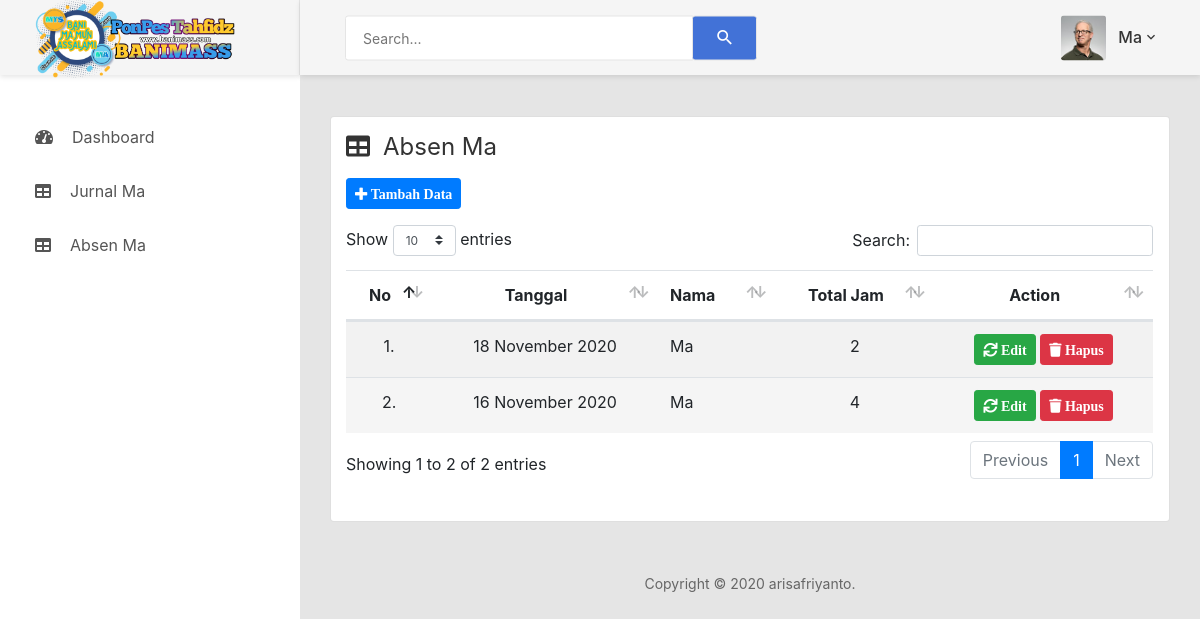
The app's page /page/guru_ma/index.php?page=absen_ma (signed in) with its own data.
### tables this page shows
CREATE TABLE `data_guru` (
  `id` int(11) NOT NULL,
  `nama` varchar(255) NOT NULL,
  `nomor_pegawai` varchar(255) NOT NULL,
  `username` varchar(255) NOT NULL,
  `password` varchar(255) NOT NULL,
  `jabatan` varchar(255) NOT NULL,
  `tunjab` varchar(255) NOT NULL,
  `foto` varchar(255) NOT NULL,
  `guru_ma` varchar(255) NOT NULL,
  `guru_mts` varchar(255) NOT NULL
);

CREATE TABLE `absen_ma` (
  `id_absen` int(200) NOT NULL,
  `tanggal` date NOT NULL,
  `id` int(200) NOT NULL,
  `nama` varchar(255) NOT NULL,
  `jabatan` varchar(255) NOT NULL,
  `tunjab` varchar(255) NOT NULL,
  `total_jam` varchar(255) NOT NULL,
  `jam_1` varchar(255) NOT NULL,
  `jam_2` varchar(255) NOT NULL,
  `jam_3` varchar(255) NOT NULL,
  `jam_4` varchar(255) NOT NULL,
  `jam_5` varchar(255) NOT NULL,
  `jam_6` varchar(255) NOT NULL,
  `jam_7` varchar(255) NOT NULL,
  `jam_8` varchar(255) NOT NULL,
  `guru_ma` varchar(255) NOT NULL
);

### page/guru_ma/index.php (the view, shortened to what this page needs)
<?php
require "../../functions.php";
$id = $_SESSION['id'];
@$sql = mysqli_query($conn, "select * from data_guru where id='$id'");
$data = mysqli_fetch_assoc($sql);
?>
<!DOCTYPE html>
<html lang="en">
<head>
    <link href="../../assets/css/font-face.css" rel="stylesheet" media="all">
    <link href="../../assets/vendor/font-awesome-4.7/css/font-awesome.min.css" rel="stylesheet" media="all">
    <link href="../../assets/vendor/font-awesome-5/css/fontawesome-all.min.css" rel="stylesheet" media="all">
    <link href="../../assets/vendor/mdi-font/css/material-design-iconic-font.min.css" rel="stylesheet" media="all">
    <link href="../../assets/vendor/bootstrap-4.1/bootstrap.min.css" rel="stylesheet" media="all">
    <link href="../../assets/vendor/animsition/animsition.min.css" rel="stylesheet" media="all">
    <link href="../../assets/vendor/bootstrap-progressbar/bootstrap-progressbar-3.3.4.min.css" rel="stylesheet" media="all">
    <link href="../../assets/vendor/wow/animate.css" rel="stylesheet" media="all">
    <link href="../../assets/vendor/css-hamburgers/hamburgers.min.css" rel="stylesheet" media="all">
    <link href="../../assets/vendor/slick/slick.css" rel="stylesheet" media="all">
    <link href="../../assets/vendor/select2/select2.min.css" rel="stylesheet" media="all">
    <link href="../../assets/vendor/perfect-scrollbar/perfect-scrollbar.css" rel="stylesheet" media="all">
    <link href="../../assets/css/theme.css" rel="stylesheet" media="all">
    <link rel="stylesheet" type="text/css" href="../../assets/DataTables/datatables.min.css" />
</head>
<body class="animsition">
    <div class="page-wrapper">
        <aside class="menu-sidebar d-none d-lg-block">
            <div class="logo">
                <a href="index.html">
                    <img src="../../assets/images/logobmap.png" width="200px" alt="banimass" />
                </a>
            </div>
            <div class="menu-sidebar__content js-scrollbar1">
                <nav class="navbar-sidebar">
                    <ul class="list-unstyled navbar__list">
                        <li>
                            <a href="index.php">
                                <i class="fas fa-tachometer-alt"></i>Dashboard</a>
                        </li>
                        <li>
                            <a href="?page=jurnal_ma">
                                <i class="fas fa-table"></i>Jurnal Ma</a>
                        </li>
                        <li>
                            <a href="?page=absen_ma">
                                <i class="fas fa-table"></i>Absen Ma</a>
                        </li>
                    </ul>
                </nav>
            </div>
        </aside>
        <div class="page-container">
            <header class="header-desktop">
                <div class="section__content section__content--p30">
                    <div class="container-fluid">
                        <div class="header-wrap">
                            <form class="form-header" action="" method="POST">
                                <input class="au-input au-input--xl" type="text" name="search" placeholder="Search..." />
                                <button class="au-btn--submit" type="submit">
                                    <i class="zmdi zmdi-search"></i>
                                </button>
                            </form>
                            <div class="header-button">
                                <div class="account-wrap">
                                    <div class="account-item clearfix js-item-menu">
                                        <div class="image">
                                            <img src="../../assets/images/guru/<?= $data['foto']; ?>" alt="Foto" />
                                        </div>
                                        <div class="content">
                                            <a class="js-acc-btn" href="#"><?= $data['nama'] ?></a>
                                        </div>
                                    </div>
                                </div>
                            </div>
                        </div>
                    </div>
                </div>
            </header>
            <div class="main-content">
                <div class="section__content section__content--p30">
                    <?php
                    @$page = $_GET['page'];
                    @$aksi = $_GET['aksi'];
                    if ($page == "") {
                        include "home.php";
                    } else if ($page == "absen_ma") {
                        if ($aksi == "") {
                            include "absen ma/absen_ma.php";
                        } else if ($aksi == "tambah") {
                            include "absen ma/tambah_absen_ma.php";
                        } else if ($aksi == "edit") {
                            include "absen ma/edit_absen_ma.php";
                        } else if ($aksi == "hapus") {
                            include "absen ma/hapus_absen_ma.php";
                        }
                    }
                    ?>
                    <div class="row">
                        <div class="col-md-12">
                            <div class="copyright">
                                <p>Copyright © 2020 arisafriyanto.</p>
                            </div>
                        </div>
                    </div>
                </div>
            </div>
        </div>
    </div>
</body>
</html>

### page/guru_ma/absen ma/absen_ma.php
<?php
$id = $_SESSION['id'];
?>
<div class="card col-md-12">
    <h3 class="title-3 m-b-30 mt-3 mb-3">
        <i class="fas fa-table"></i>Absen Ma
    </h3>
    <div class="rs-select2--dark rs-select2--md m-r-10 rs-select2--border">
        <a href="?page=absen_ma&aksi=tambah" class="btn btn-sm btn-primary mb-3">
            <i class="fas fa-plus"> Tambah Data</i>
        </a>
    </div>
    <div class="table-responsive m-b-40">
        <table class="table table-striped table-hover" id="dataTables-example">
            <thead>
                <tr>
                    <th style="text-align: center;"> No</th>
                    <th style="text-align: center;"> Tanggal</th>
                    <th>Nama</th>
                    <th style="text-align: center;">Total Jam</th>
                    <th style="text-align: center;">Action</th>
                </tr>
            </thead>
            <tbody>
                <?php
                $no = 1;
                $sql = mysqli_query($conn, "select * from absen_ma where id='$id' and guru_ma='Guru_Ma' order by tanggal desc");
                while ($data = mysqli_fetch_assoc($sql)) {
                ?>
                    <tr>
                        <td style="text-align: center;"><?= $no++; ?>.</td>
                        <td style="text-align: center;"><?= date('d F Y', strtotime($data['tanggal'])) ?></td>
                        <td><?= ucwords($data['nama']) ?></td>
                        <td style="text-align: center;"><?= $data['total_jam'] ?></td>
                        <td style="text-align: center;">
                            <a href="?page=absen_ma&aksi=edit&id_absen=<?= $data['id_absen']; ?>" class="btn btn-sm btn-success">
                                <i class="fas fa-refresh"> Edit</i>
                            </a>
                            <a onclick="return confirm('Apakah Yakin Ingin Menghapus Data Jurnal...???')" href="?page=absen_ma&aksi=hapus&id_absen=<?= $data['id_absen']; ?>" class="btn btn-sm btn-danger">
                                <i class="fas fa-trash"> Hapus</i>
                            </a>
                        </td>
                    </tr>
                <?php
                }
                ?>
            </tbody>
        </table>
    </div>
</div>

### records on screen
data_guru: foto (picture), nama "Ma"
absen_ma: tanggal "18 November 2020", nama "Ma", total_jam "2"
absen_ma: tanggal "16 November 2020", nama "Ma", total_jam "4"
